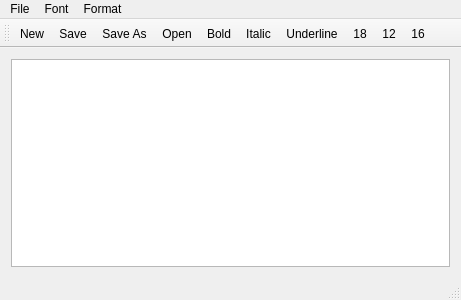
<?xml version="1.0" encoding="UTF-8"?>
<ui version="4.0">
 <class>MainWindow</class>
 <widget class="QMainWindow" name="MainWindow">
  <property name="geometry">
   <rect>
    <x>0</x>
    <y>0</y>
    <width>461</width>
    <height>300</height>
   </rect>
  </property>
  <property name="windowTitle">
   <string>Editor Di Test - Nuovo</string>
  </property>
  <widget class="QWidget" name="centralWidget">
   <layout class="QHBoxLayout" name="horizontalLayout">
    <item>
     <widget class="QTextEdit" name="textEdit"/>
    </item>
   </layout>
  </widget>
  <widget class="QMenuBar" name="menuBar">
   <property name="geometry">
    <rect>
     <x>0</x>
     <y>0</y>
     <width>461</width>
     <height>22</height>
    </rect>
   </property>
   <widget class="QMenu" name="menuFile">
    <property name="title">
     <string>File</string>
    </property>
    <addaction name="actionNew"/>
    <addaction name="actionOpen"/>
    <addaction name="actionSave"/>
    <addaction name="actionSave_As"/>
   </widget>
   <widget class="QMenu" name="menuFont">
    <property name="title">
     <string>Font</string>
    </property>
    <addaction name="action12"/>
    <addaction name="action16"/>
    <addaction name="action18"/>
   </widget>
   <widget class="QMenu" name="menuFormat">
    <property name="title">
     <string>Format</string>
    </property>
    <addaction name="actionBold"/>
    <addaction name="actionItalic"/>
    <addaction name="actionUnderline"/>
   </widget>
   <addaction name="menuFile"/>
   <addaction name="menuFont"/>
   <addaction name="menuFormat"/>
  </widget>
  <widget class="QStatusBar" name="statusBar"/>
  <widget class="QToolBar" name="mainToolBar">
   <attribute name="toolBarArea">
    <enum>TopToolBarArea</enum>
   </attribute>
   <attribute name="toolBarBreak">
    <bool>false</bool>
   </attribute>
   <addaction name="actionNew"/>
   <addaction name="actionSave"/>
   <addaction name="actionSave_As"/>
   <addaction name="actionOpen"/>
   <addaction name="actionBold"/>
   <addaction name="actionItalic"/>
   <addaction name="actionUnderline"/>
   <addaction name="action18"/>
   <addaction name="action12"/>
   <addaction name="action16"/>
  </widget>
  <action name="actionNew">
   <property name="text">
    <string>New</string>
   </property>
  </action>
  <action name="actionOpen">
   <property name="text">
    <string>Open</string>
   </property>
  </action>
  <action name="actionSave">
   <property name="text">
    <string>Save</string>
   </property>
  </action>
  <action name="actionBold">
   <property name="text">
    <string>Bold</string>
   </property>
  </action>
  <action name="actionItalic">
   <property name="text">
    <string>Italic</string>
   </property>
  </action>
  <action name="actionUnderline">
   <property name="text">
    <string>Underline</string>
   </property>
  </action>
  <action name="action12">
   <property name="text">
    <string>12</string>
   </property>
  </action>
  <action name="action16">
   <property name="text">
    <string>16</string>
   </property>
  </action>
  <action name="action18">
   <property name="text">
    <string>18</string>
   </property>
  </action>
  <action name="actionSave_As">
   <property name="text">
    <string>Save As...</string>
   </property>
  </action>
 </widget>
 <layoutdefault spacing="6" margin="11"/>
 <resources/>
 <connections/>
</ui>
